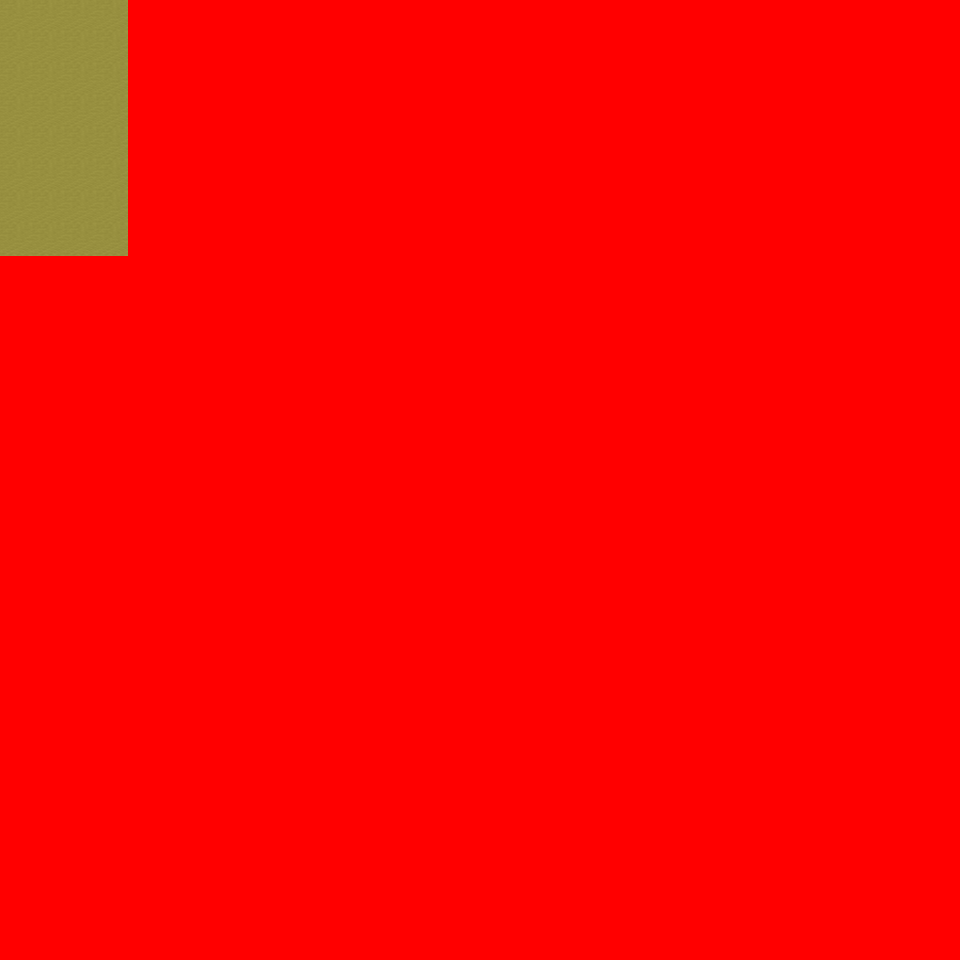

This is a level from a 2D game, rendered from its Tiled map with the project's own tilesets. A one-line summary and the map file follow, with tile-layer data summarised:
An orthogonal 30x30 tile map with 32x32 px tiles, 6 tile layers (Ground, Object, Object2, Above, ...), 10 tilesets and 2 objects (2x mapchange).

<map version="1.0" orientation="orthogonal" renderorder="right-down" width="30" height="30" tilewidth="32" tileheight="32" nextobjectid="3">
  <tileset firstgid="1" name="tileset_logic_collision" tilewidth="32" tileheight="32" tilecount="1" columns="1">
    <image source="../drawable/tileset_logic_collision.png" width="32" height="32" />
  </tileset>
  <tileset firstgid="2" name="tileset_ground_ground" tilewidth="32" tileheight="32" tilecount="33" columns="3">
    <image source="../drawable/tileset_ground_ground.png" width="96" height="352" />
  </tileset>
  <tileset firstgid="35" name="tileset_ground_ridge_earth_pale" tilewidth="32" tileheight="32" tilecount="96" columns="12">
    <image source="../drawable/tileset_ground_ridge_earth_pale.png" width="384" height="256" />
  </tileset>
  <tileset firstgid="131" name="tileset_ground_ridge_earth_dark" tilewidth="32" tileheight="32" tilecount="96" columns="12">
    <image source="../drawable/tileset_ground_ridge_earth_dark.png" width="384" height="256" />
  </tileset>
  <tileset firstgid="227" name="tileset_terrain_desert" tilewidth="32" tileheight="32" tilecount="88" columns="8">
    <image source="../drawable/tileset_terrain_desert.png" width="256" height="352" />
  </tileset>
  <tileset firstgid="315" name="tileset_ground_ladder_horizontal_dark" tilewidth="32" tileheight="32" tilecount="3" columns="1">
    <image source="../drawable/tileset_ground_ladder_horizontal_dark.png" width="32" height="96" />
  </tileset>
  <tileset firstgid="318" name="tileset_plant_bush_various_small" tilewidth="32" tileheight="32" tilecount="9" columns="3">
    <image source="../drawable/tileset_plant_bush_various_small.png" width="96" height="96" />
  </tileset>
  <tileset firstgid="327" name="tileset_plant_cactus_2" tilewidth="32" tileheight="32" tilecount="10" columns="5">
    <image source="../drawable/tileset_plant_cactus_2.png" width="160" height="64" />
  </tileset>
  <tileset firstgid="337" name="tileset_plant_tree_evergreen" tilewidth="32" tileheight="32" tilecount="36" columns="3">
    <image source="../drawable/tileset_plant_tree_evergreen.png" width="96" height="384" />
  </tileset>
  <tileset firstgid="373" name="tileset_ground_sand_2" tilewidth="32" tileheight="32" tilecount="15" columns="5">
    <image source="../drawable/tileset_ground_sand_2.png" width="160" height="96" />
  </tileset>
  <layer name="Ground" width="30" height="30">
    <data>[900 cells, 214 non-empty, 9 distinct tile ids]</data>
  </layer>
  <layer name="Object" width="30" height="30">
    <data>[900 cells, 0 non-empty, 0 distinct tile ids]</data>
  </layer>
  <layer name="Object2" width="30" height="30">
    <data>[900 cells, 0 non-empty, 0 distinct tile ids]</data>
  </layer>
  <layer name="Above" width="30" height="30">
    <data>[900 cells, 0 non-empty, 0 distinct tile ids]</data>
  </layer>
  <layer name="Above2" width="30" height="30">
    <data>[900 cells, 0 non-empty, 0 distinct tile ids]</data>
  </layer>
  <layer name="Walkable" width="30" height="30">
    <data>[900 cells, 868 non-empty, 1 distinct tile ids]</data>
  </layer>
  <objectgroup name="MapEvents">
    <object id="1" name="north" type="mapchange" x="0" y="0" width="128" height="32">
      <properties>
        <property name="map" value="0_ados_mountain_n2_w2_x1_y4" />
        <property name="place" value="south" />
      </properties>
    </object>
    <object id="2" name="west" type="mapchange" x="0" y="0" width="32" height="256">
      <properties>
        <property name="map" value="0_fado_forest_s_x1_y4" />
        <property name="place" value="east" />
      </properties>
    </object>
  </objectgroup>
</map>
